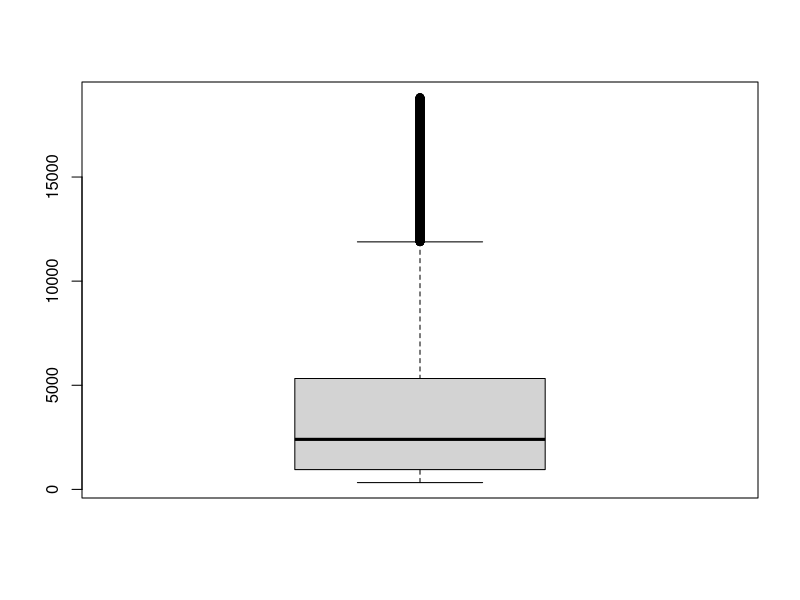
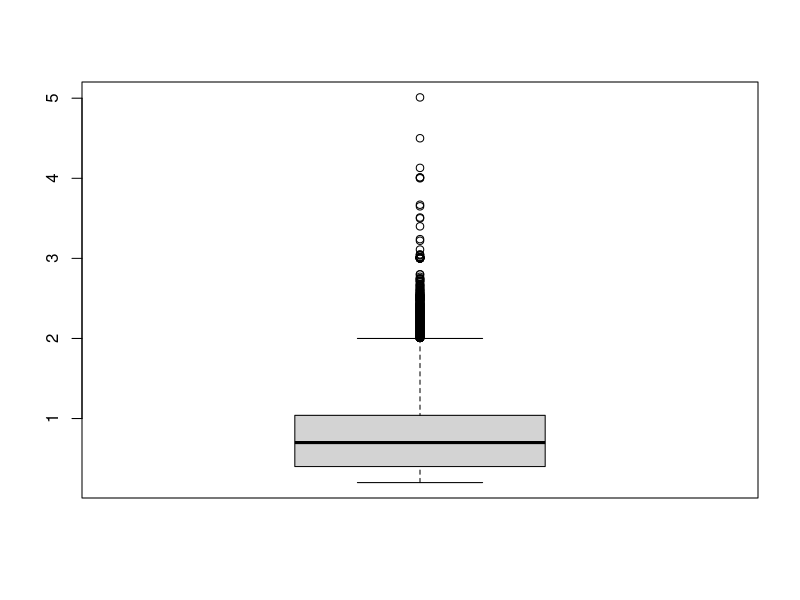
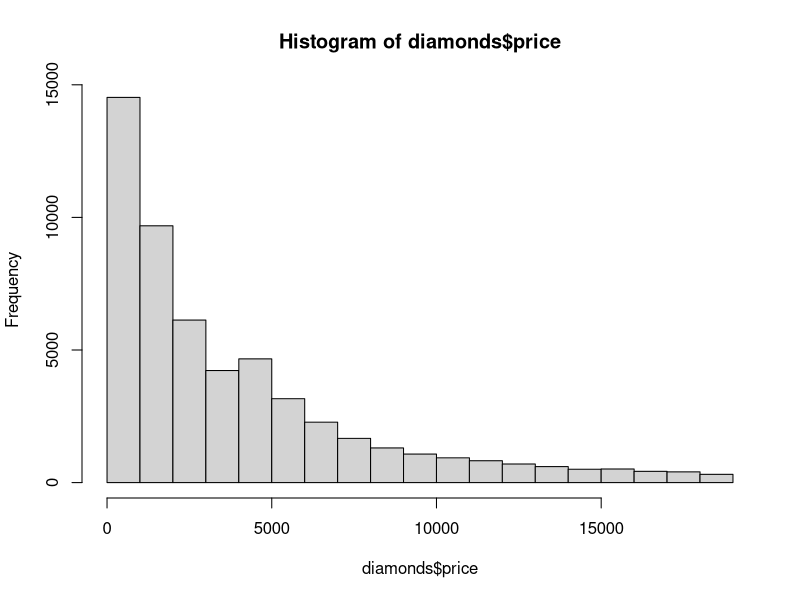
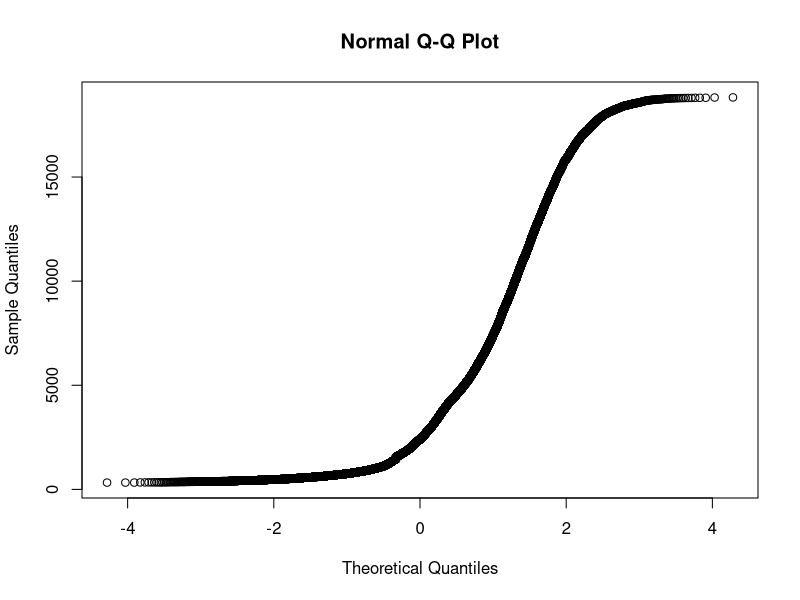
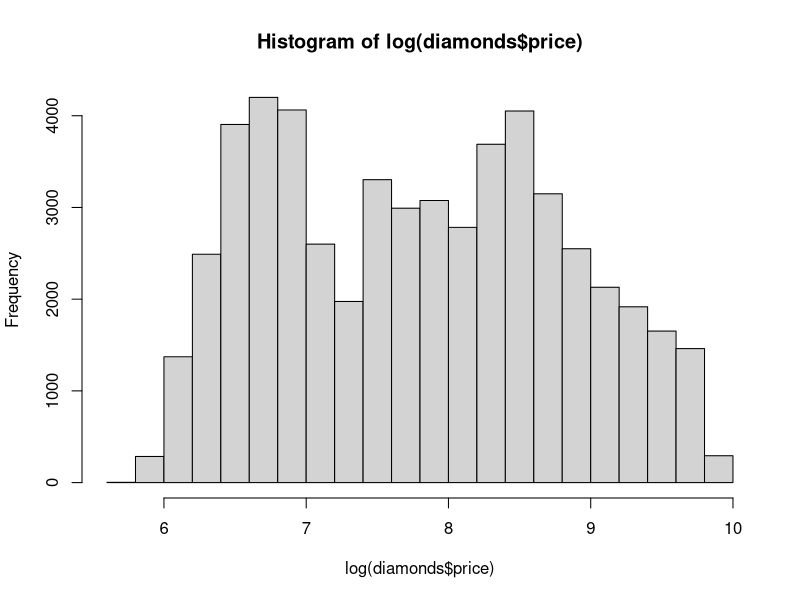
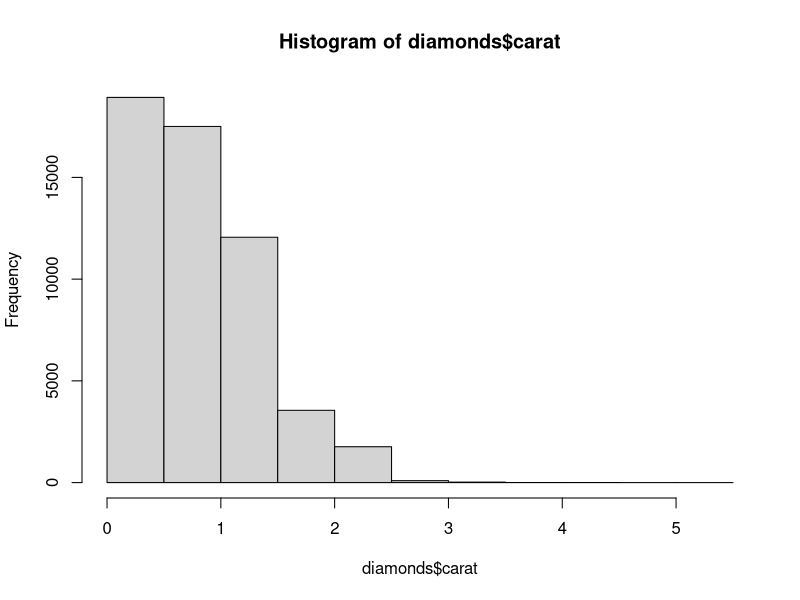
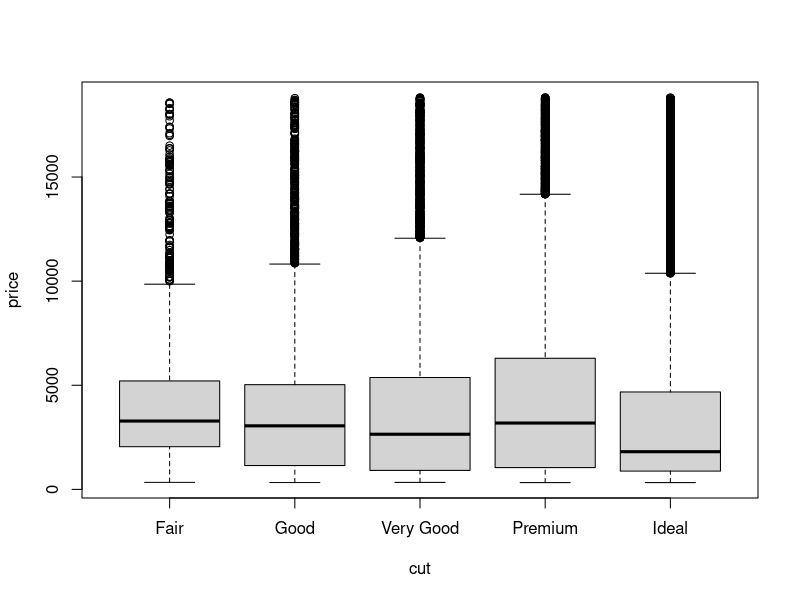
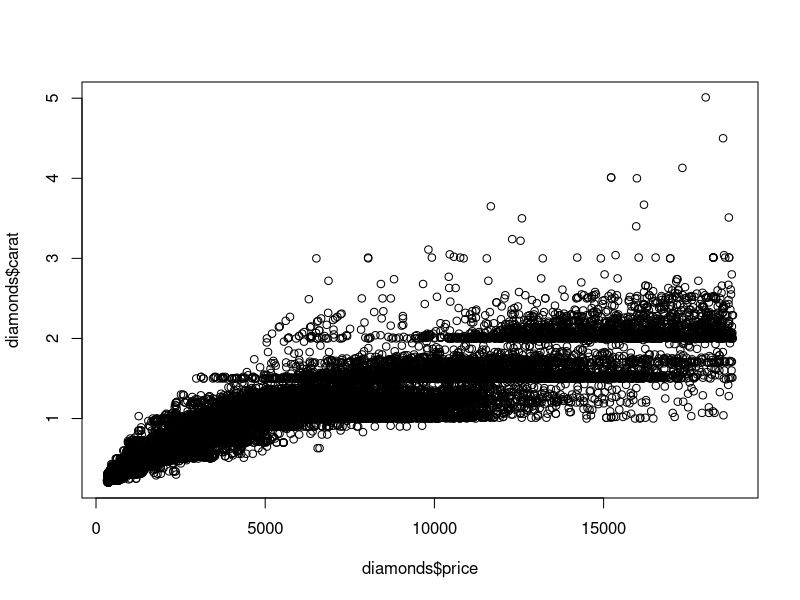

Here is the R script that generated these plots, in order:
#Starting with data exploration
#Exploring Your First Data set with R - Martin Burger
#other courses - Exploring Data Visually in R, Querying and Converting Data Types in R

# understand summarize, test, visualize data
#uses diamonds dataset of ggplot2
#Steps: Duplicate removal, missing value imputation, outlier detection, formatting, extraction
#Data science steps: Collection, pre-processing, exploration, modeling & analysis, visualization & reports
#Modeling & analysis: implementing models and diving deep into analysis
#This course is about exploration

#start with visualizations
#1st set of questions: data quality? summary statistics and visulizations
#2nd set of questions: nature of variables? distributions? sufficient data? should transformstions be used? 
#use hypothesis tests
#3rd set of questions: correlations? use correlation test and visulization



#John Tukey worked at bell labs
#Tablue has direct integration with R
#RStudio is a for profit company
#sticking with R base has advanteages

#diamonds data in gglopt, 53,940 rows, 10 columns, tibble data class data frame
#tools, summary stats, histogram, Q-Q plot, box and whisker plot, shapiro-wilk hypothesis test for normality
#five number summary, box plot

#get data set & view
library(ggplot2)
data(diamonds)

#View(diamonds)
#View Not yet supported in Jupyter R kerneal
#https://stackoverflow.com/questions/62249832/view-not-supported-in-the-jupyter-r-kernel
print(diamonds)
head(diamonds)
?diamonds

#help(diamonds)
#ggplot2(diamonds, aes(x=carat, y=price)) + geom_point()

#five number summary
#fivenum or summary, does not work on cateagorial
fivenum(diamonds$price)
summary(diamonds)

#get some distribution data
#categories = factors & levels
#cut has five levels and not evenly distributed
boxplot(diamonds$price)
#outliers beyon 1.5 times interquartile distance

boxplot(diamonds$carat)
#outliers beyon 1.5 times interquartile distance

#display overall structure of dataset of an R ojbect
#has object class data frame that has two secondary table classes
str(diamonds)

#find gaussian or normal distributions for continuous or discrete variables
#or hypothesis tests: Shapiro-Wilk and Anderson-Darling tests
#non-parametric models used when normal distribution is not assumed

#distributions are not normal, probalby use non-parametric models
hist(diamonds$price)
#maybe parato distribution?
qqnorm(diamonds$price)
hist(log(diamonds$price))
hist(diamonds$carat)

#hypothesis tests
#underlying and alternative hypothesis
#Null = normal distribution, if p-value is below 0.05 reject null
###shapiro-wilk required a vector
#first create a data frame, switches off table feature of data
diam = as.data.frame(diamonds)
set.seed(50)
mysample = sample.int(n=53940, size = 5000, replace = F)
#look at sample by mysample
#mysample
#7 is subset = column 7(price) of dataframe
shapiro.test(diam[mysample, 7])
#test the test
shapiro.test(rnorm(1000,50,5))
#column 1 is carat
shapiro.test(diam[mysample, 1])

#now look at relationships between variables, numberic and categorical
#box plot can help analyze categorical, ANOVA is based on normal distribution
##
#numeric-numeric, correlcation matrices, heat map, scatterplot
#categorical-categorical, contingency table, Chi-squared test
#categorical-numberic, ANOVA, Kruskal-Wallis test

#relationship between numerica & categorical
#can convert numberica to categorical if useful
#alternative to ANOVA for categorical data is Kruskal-Wallis One-way ANOVA or rank sum test
#Ho is distribution of the numeric variable is the same in each group
#compares medians, (Kruskal-Wallis can handle unbalanced groups)
#
#Categoric-numeric relation
boxplot(price ~ cut, data = diamonds)
kruskal.test(price ~ cut, data = diamonds)
anova(lm(price ~ cut, data = diamonds))


#correlations
#test the normality of the distribution before correlation analysis
#Pearson for normal or Spearman for strongly skewed
#Numeric relations
cor(diamonds$price, diamonds$carat, method = 'spearman')
cor(diamonds$price, diamonds$carat, method = 'pearson')

#correlation matrix
#Half table
#1 and 5 to 10 column id's
as.dist(cor(diamonds[,c(1,5:10)],method='spearman'))
#whole table
cor(diamonds[,c(1,5:10)],method='spearman')
plot(diamonds$price, diamonds$carat)



#use heat map to improve on correlation matrix 
library(GGally)
x=diamonds[,c(1,5:10)]
ggcorr(x, nbreaks = 20, mid = "white",
      high = "darkred", label = T,
      method = c("pairwise", "spearman"))

#relationships between categorical variables
#bar chart, Chi-squared hypothesis test with contingency table
#we have three categorical variables, cut, color, clarity
#start with contingency table
#clasic index operation so we use the box brackets to extract the columns
mydata = table(diamonds[,c(2:4)])
#column 2 is cut, column 3 is color, column 4 is clarity
mydata
#chi2 test is limited to categorical data
#Ho of chi2 test is no relation, ie the counts of one category do not affect the counts of the other category
chisq.test(diamonds$cut, diamonds$color)
chisq.test(diamonds$cut, diamonds$clarity)
# pvalue is tiny, so reject the Ho, there is a dependency
#ie the color of a diamond has some predictive power on the cut of the diamond, we don't know how much 


#you could put numberic variables into categories to make chi2 test, but you loose information

#comparing methods
#summary statistics, visualizations, hypothesis tests
#sub category of summary statistics - correlation coefficient, ratios
#three types of comparisons
#numberic-categorical, used Kruskal-Wallis, ANOVA
#Numeric-numeric, used correlations matrices & heat maps
#categorical-categorical, contingency table and chi-squared test

#machine learning approaches
#regression, decision tree, neural network, support vector machine
#visutalition tools, ggplot2, shiny
#other data sets, time series(longtudinal data), sentiment analysis of text
